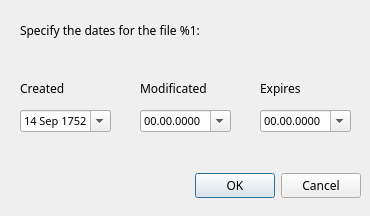
<?xml version="1.0" encoding="UTF-8"?>
<ui version="4.0">
 <class>DateDlg</class>
 <widget class="QDialog" name="DateDlg">
  <property name="geometry">
   <rect>
    <x>0</x>
    <y>0</y>
    <width>370</width>
    <height>216</height>
   </rect>
  </property>
  <property name="sizePolicy">
   <sizepolicy hsizetype="Fixed" vsizetype="Fixed">
    <horstretch>0</horstretch>
    <verstretch>0</verstretch>
   </sizepolicy>
  </property>
  <property name="minimumSize">
   <size>
    <width>370</width>
    <height>216</height>
   </size>
  </property>
  <property name="maximumSize">
   <size>
    <width>370</width>
    <height>216</height>
   </size>
  </property>
  <property name="font">
   <font>
    <family>Sans Serif</family>
   </font>
  </property>
  <property name="windowTitle">
   <string>Set date</string>
  </property>
  <property name="windowIcon">
   <iconset resource="../icon/icon.qrc">
    <normaloff>:/icon/gridsmall.png</normaloff>:/icon/gridsmall.png</iconset>
  </property>
  <widget class="QDialogButtonBox" name="buttonBox">
   <property name="geometry">
    <rect>
     <x>20</x>
     <y>170</y>
     <width>341</width>
     <height>32</height>
    </rect>
   </property>
   <property name="orientation">
    <enum>Qt::Horizontal</enum>
   </property>
   <property name="standardButtons">
    <set>QDialogButtonBox::Cancel|QDialogButtonBox::Ok</set>
   </property>
  </widget>
  <widget class="QLabel" name="label">
   <property name="geometry">
    <rect>
     <x>20</x>
     <y>10</y>
     <width>351</width>
     <height>41</height>
    </rect>
   </property>
   <property name="font">
    <font>
     <family>Sans Serif</family>
     <pointsize>9</pointsize>
    </font>
   </property>
   <property name="text">
    <string>Specify the dates for the file %1:</string>
   </property>
   <property name="wordWrap">
    <bool>true</bool>
   </property>
  </widget>
  <widget class="QDateEdit" name="expBox">
   <property name="enabled">
    <bool>true</bool>
   </property>
   <property name="geometry">
    <rect>
     <x>260</x>
     <y>110</y>
     <width>91</width>
     <height>22</height>
    </rect>
   </property>
   <property name="font">
    <font>
     <family>Sans Serif</family>
     <pointsize>8</pointsize>
    </font>
   </property>
   <property name="specialValueText">
    <string>00.00.0000</string>
   </property>
   <property name="dateTime">
    <datetime>
     <hour>0</hour>
     <minute>0</minute>
     <second>0</second>
     <year>1752</year>
     <month>9</month>
     <day>14</day>
    </datetime>
   </property>
   <property name="calendarPopup">
    <bool>true</bool>
   </property>
  </widget>
  <widget class="QDateEdit" name="modBox">
   <property name="enabled">
    <bool>true</bool>
   </property>
   <property name="geometry">
    <rect>
     <x>140</x>
     <y>110</y>
     <width>91</width>
     <height>22</height>
    </rect>
   </property>
   <property name="font">
    <font>
     <family>Sans Serif</family>
     <pointsize>8</pointsize>
    </font>
   </property>
   <property name="specialValueText">
    <string>00.00.0000</string>
   </property>
   <property name="dateTime">
    <datetime>
     <hour>0</hour>
     <minute>0</minute>
     <second>0</second>
     <year>1752</year>
     <month>9</month>
     <day>14</day>
    </datetime>
   </property>
   <property name="calendarPopup">
    <bool>true</bool>
   </property>
  </widget>
  <widget class="QDateEdit" name="creBox">
   <property name="enabled">
    <bool>true</bool>
   </property>
   <property name="geometry">
    <rect>
     <x>20</x>
     <y>110</y>
     <width>91</width>
     <height>22</height>
    </rect>
   </property>
   <property name="font">
    <font>
     <family>Sans Serif</family>
     <pointsize>8</pointsize>
    </font>
   </property>
   <property name="specialValueText">
    <string>00.00.0000</string>
   </property>
   <property name="dateTime">
    <datetime>
     <hour>1</hour>
     <minute>24</minute>
     <second>0</second>
     <year>1752</year>
     <month>9</month>
     <day>14</day>
    </datetime>
   </property>
   <property name="calendarPopup">
    <bool>true</bool>
   </property>
   <property name="timeSpec">
    <enum>Qt::LocalTime</enum>
   </property>
  </widget>
  <widget class="QLabel" name="label_2">
   <property name="geometry">
    <rect>
     <x>20</x>
     <y>80</y>
     <width>91</width>
     <height>17</height>
    </rect>
   </property>
   <property name="font">
    <font>
     <family>Sans Serif</family>
     <pointsize>9</pointsize>
    </font>
   </property>
   <property name="text">
    <string>Created</string>
   </property>
  </widget>
  <widget class="QLabel" name="label_3">
   <property name="geometry">
    <rect>
     <x>140</x>
     <y>80</y>
     <width>91</width>
     <height>17</height>
    </rect>
   </property>
   <property name="font">
    <font>
     <family>Sans Serif</family>
     <pointsize>9</pointsize>
    </font>
   </property>
   <property name="text">
    <string>Modificated</string>
   </property>
  </widget>
  <widget class="QLabel" name="label_4">
   <property name="geometry">
    <rect>
     <x>260</x>
     <y>80</y>
     <width>91</width>
     <height>17</height>
    </rect>
   </property>
   <property name="font">
    <font>
     <family>Sans Serif</family>
     <pointsize>9</pointsize>
    </font>
   </property>
   <property name="text">
    <string>Expires</string>
   </property>
  </widget>
 </widget>
 <resources>
  <include location="../icon/icon.qrc"/>
 </resources>
 <connections>
  <connection>
   <sender>buttonBox</sender>
   <signal>accepted()</signal>
   <receiver>DateDlg</receiver>
   <slot>accept()</slot>
   <hints>
    <hint type="sourcelabel">
     <x>248</x>
     <y>254</y>
    </hint>
    <hint type="destinationlabel">
     <x>157</x>
     <y>274</y>
    </hint>
   </hints>
  </connection>
  <connection>
   <sender>buttonBox</sender>
   <signal>rejected()</signal>
   <receiver>DateDlg</receiver>
   <slot>reject()</slot>
   <hints>
    <hint type="sourcelabel">
     <x>316</x>
     <y>260</y>
    </hint>
    <hint type="destinationlabel">
     <x>286</x>
     <y>274</y>
    </hint>
   </hints>
  </connection>
 </connections>
</ui>
